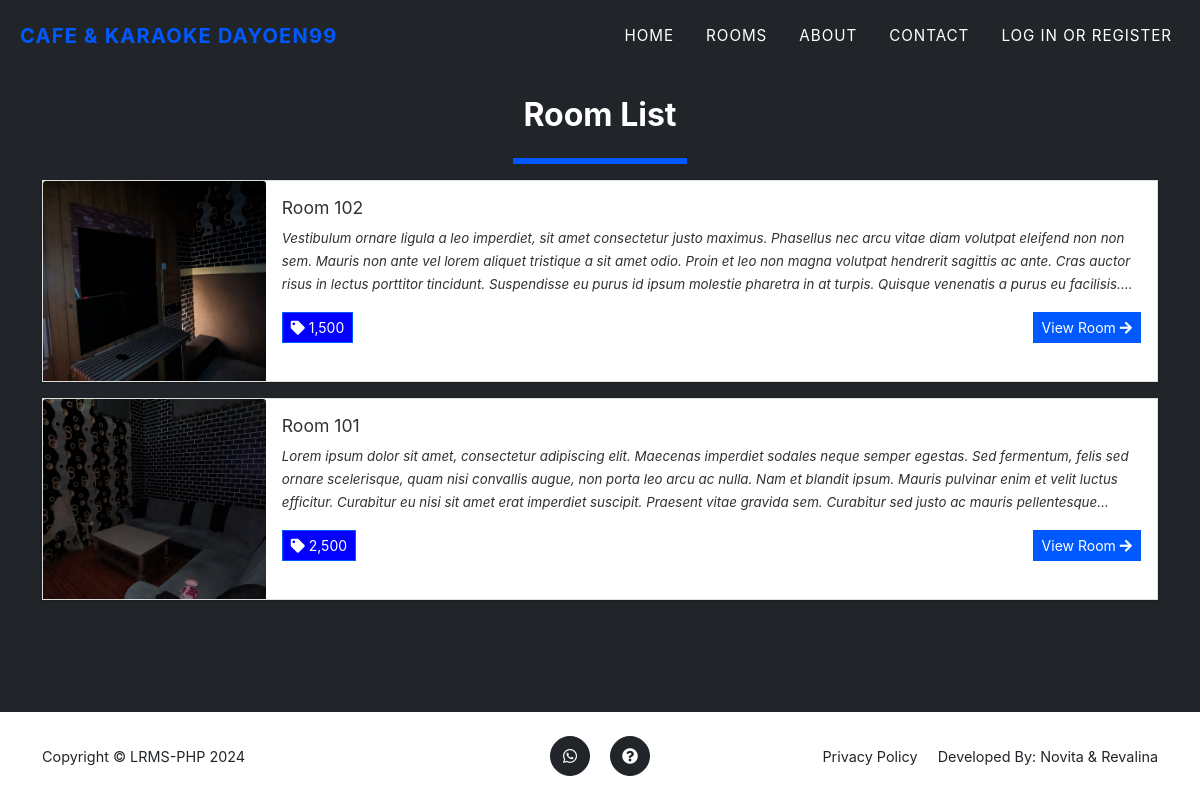
Page /?page=rooms on the earlier database version.
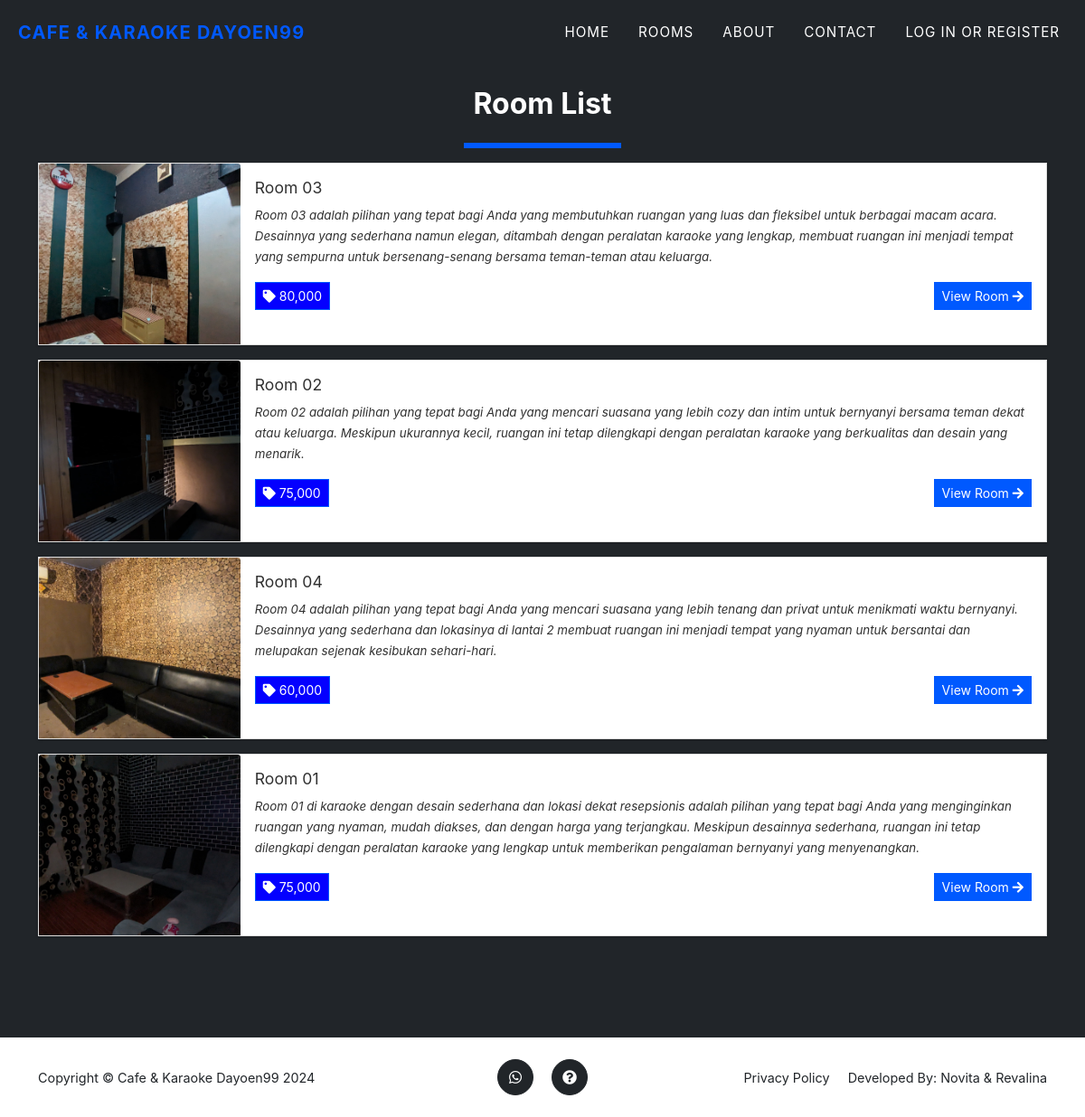
Same page on the later database version.
### tables this page shows
CREATE TABLE `room_list` (
  `id` int(30) NOT NULL,
  `room` text NOT NULL,
  `description` text NOT NULL,
  `price` float NOT NULL,
  `status` tinyint(1) NOT NULL COMMENT '1 = Available, 2 = Unavailable',
  `upload_path` text DEFAULT NULL,
  `date_created` datetime NOT NULL DEFAULT current_timestamp(),
  `date_updated` datetime DEFAULT NULL ON UPDATE current_timestamp()
);

### config.php (called while the page is built, shortened)
<?php
require_once('classes/DBConnection.php');
require_once('classes/SystemSettings.php');
function validate_image($file){
	if(!empty($file)){
		if(is_file(base_app.$file)){
			return base_url.$file;
		}else{
			return base_url.'dist/img/no-image-available.png';
		}
	}else{
		return base_url.'dist/img/no-image-available.png';
	}
}
?>

### classes/DBConnection.php (called while the page is built, shortened)
<?php
class DBConnection{
    private $host = DB_SERVER;
    private $username = DB_USERNAME;
    private $password = DB_PASSWORD;
    private $database = DB_NAME;
    public $conn;
    public function __construct(){
        if (!isset($this->conn)) {
            $this->conn = new mysqli($this->host, $this->username, $this->password, $this->database);
        }
    }
}
?>

### classes/SystemSettings.php (called while the page is built, shortened)
<?php
class SystemSettings extends DBConnection{
	function info($field=''){
		if(!empty($field)){
			if(isset($_SESSION['system_info'][$field]))
				return $_SESSION['system_info'][$field];
			else
				return false;
		}else{
			return false;
		}
	}
}
$_settings = new SystemSettings();
?>

### rooms.php (the view)
<section class="page-section bg-dark" id="home">
	<div class="container">
		<h2 class="text-center">Room List</h2>
	<div class="d-flex w-100 justify-content-center">
		<hr class="border-warning" style="border:3px solid" width="15%">
	</div>
	<div class="w-100">
		<?php
		$room = $conn->query("SELECT * FROM `room_list` order by rand() ");
			while($row = $room->fetch_assoc() ):
				$cover='';
				if(is_dir(base_app.'uploads/room_'.$row['id'])){
					$img = scandir(base_app.'uploads/room_'.$row['id']);
					$k = array_search('.',$img);
					if($k !== false)
						unset($img[$k]);
					$k = array_search('..',$img);
					if($k !== false)
						unset($img[$k]);
					$cover = isset($img[2]) ? 'uploads/room_'.$row['id'].'/'.$img[2] : "";
				}
				$row['description'] = strip_tags(stripslashes(html_entity_decode($row['description'])));
		?>
			<div class="card d-flex w-100 rounded-0 mb-3 package-item">
				<img class="card-img-top" src="<?php echo validate_image($cover) ?>" alt="<?php echo $row['room'] ?>" height="200rem" style="object-fit:cover">
				<div class="card-body">
				<h5 class="card-title truncate-1"><?php echo $row['room'] ?></h5>
				<p class="card-text truncate"><?php echo $row['description'] ?></p>
				<div class="w-100 d-flex justify-content-between">
					<span class="rounded-0 btn btn-flat btn-sm btn-primary"><i class="fa fa-tag"></i> <?php echo number_format($row['price']) ?></span>
					<a href="./?page=view_room&id=<?php echo md5($row['id']) ?>" class="btn btn-sm btn-flat btn-warning">View Room <i class="fa fa-arrow-right"></i></a>
				</div>
				</div>
			</div>
		<?php endwhile; ?>
	</div>
	</div>
</section>

### index.php (shortened to what this page needs)
<!DOCTYPE html>
<html lang="en" class="" style="height: auto;">
<?php require_once('config.php'); ?>
 <?php require_once('inc/header.php') ?>
  <body class="hold-transition layout-top-nav" >
     <?php $page = isset($_GET['page']) ? $_GET['page'] : 'portal';  ?>
     <?php require_once('inc/topBarNav.php') ?>
     <?php
        if(!file_exists($page.".php") && !is_dir($page)){
            include '404.html';
        }else{
          if(is_dir($page))
            include $page.'/index.php';
          else
            include $page.'.php';
        }
      ?>
      <?php require_once('inc/footer.php') ?>
  </body>
</html>

### inc/header.php (shortened to what this page needs)
<head>
    <link rel="stylesheet" href="<?php echo base_url ?>plugins/fontawesome-free/css/all.min.css">
    <link rel="stylesheet" href="<?php echo base_url ?>plugins/tempusdominus-bootstrap-4/css/tempusdominus-bootstrap-4.min.css">
  <link rel="stylesheet" href="<?php echo base_url ?>plugins/datatables-bs4/css/dataTables.bootstrap4.min.css">
  <link rel="stylesheet" href="<?php echo base_url ?>plugins/datatables-responsive/css/responsive.bootstrap4.min.css">
  <link rel="stylesheet" href="<?php echo base_url ?>plugins/datatables-buttons/css/buttons.bootstrap4.min.css">
  <link rel="stylesheet" href="<?php echo base_url ?>plugins/select2/css/select2.min.css">
  <link rel="stylesheet" href="<?php echo base_url ?>plugins/select2-bootstrap4-theme/select2-bootstrap4.min.css">
    <link rel="stylesheet" href="<?php echo base_url ?>plugins/icheck-bootstrap/icheck-bootstrap.min.css">
    <link rel="stylesheet" href="<?php echo base_url ?>plugins/jqvmap/jqvmap.min.css">
    <link rel="stylesheet" href="<?php echo base_url ?>dist/css/adminlte.css">
    <link rel="stylesheet" href="<?php echo base_url ?>dist/css/custom.css">
    <link rel="stylesheet" href="<?php echo base_url ?>assets/css/styles.css">
    <link rel="stylesheet" href="<?php echo base_url ?>plugins/overlayScrollbars/css/OverlayScrollbars.min.css">
    <link rel="stylesheet" href="<?php echo base_url ?>plugins/daterangepicker/daterangepicker.css">
    <link rel="stylesheet" href="<?php echo base_url ?>plugins/summernote/summernote-bs4.min.css">
  <link rel="stylesheet" href="<?php echo base_url ?>plugins/sweetalert2-theme-bootstrap-4/bootstrap-4.min.css">
  </head>

### inc/topBarNav.php (shortened to what this page needs)
<nav class="navbar navbar-expand-lg navbar-dark fixed-top navbar-shrink" id="mainNav">
           <div class="container-fluid">
               <a class="navbar-brand" href="#page-top"><span class="text-primary"> Cafe & Karaoke Dayoen99</span></a>
               <div class="collapse navbar-collapse" id="navbarResponsive">
                   <ul class="navbar-nav text-uppercase ms-auto py-4 py-lg-0">
                       <li class="nav-item"><a class="nav-link" href="<?php echo $page !='home' ? './':''  ?>">Home</a></li>
                       <li class="nav-item"><a class="nav-link" href="./?page=rooms">Rooms</a></li>
                       <li class="nav-item"><a class="nav-link" href="<?php echo $page !='home' ? './':''  ?>#about">About</a></li>
                       <li class="nav-item"><a class="nav-link" href="<?php echo $page !='home' ? './':''  ?>#contact">Contact</a></li>
                       <?php if(isset($_SESSION['userdata'])): ?>
                         <li class="nav-item"><a class="nav-link" href="./?page=my_account"><i class="fa fa-user"></i> Hi, <?php  echo $_settings->userdata('firstname') ?>!</a></li>
                         <li class="nav-item"><a class="nav-link" href="logout.php"><i class="fa fa-sign-out-alt"></i></a></li>
                       <?php else: ?>
                         <li class="nav-item"><a class="nav-link" href="javascript:void(0)" id="login_btn">Log In or Register</a></li>
                       <?php endif; ?>
                   </ul>
               </div>
           </div>
       </nav>

### inc/footer.php (shortened to what this page needs)
<footer class="footer py-4">
	<div class="container">
		<div class="row align-items-center">
			<div class="col-lg-4 text-lg-start">Copyright &copy; <?php echo $_settings->info('short_name') ?> 2024</div>
			<div class="col-lg-4 my-3 my-lg-0">
				<a class="btn btn-dark btn-social mx-2" href="https://wa.me/+628988077531"><i class="fab fa-whatsapp"></i></a>
				<a class="btn btn-dark btn-social mx-2" href="javascript:void(0)" id ="p_user"><i class="fa fa-question-circle"></i></a>
			</div>
			<div class="col-lg-4 text-lg-end">
				<a class="link-dark text-decoration-none me-3" href="javascript:void(0)" id="p_use">Privacy Policy</a>
        <span>Developed By: Novita & Revalina<a href=""></a></span>
			</div>
		</div>
	</div>
</footer>

Differences in the rows shown:
added room_list: shows a picture, room "Room 03", description "Room 03 adalah pilihan yang tepat bagi Anda yang membutuhkan ruangan yang luas dan fleksibel untuk berbagai macam acara. Desainnya yang sederhana namun elegan, ditambah dengan peralatan karaoke yang lengkap, membuat ruangan ini menjadi tempat yang sempurna untuk bersenang-senang bersama teman-teman atau keluarga.", price "80,000"
changed room_list: room "Room 102" → "Room 02"; description "Vestibulum ornare ligula a leo imperdiet, sit amet consectetur justo maximus. Phasellus nec arcu vitae diam volutpat eleifend non non sem. Mauris non ante vel lorem aliquet tristique a sit amet odio. Proin et leo non magna volutpat hendrerit sagittis ac ante. Cras auctor risus in lectus porttitor tincidunt. Suspendisse eu purus id ipsum molestie pharetra in at turpis. Quisque venenatis a purus eu…" → "Room 02 adalah pilihan yang tepat bagi Anda yang mencari suasana yang lebih cozy dan intim untuk bernyanyi bersama teman dekat atau keluarga. Meskipun ukurannya kecil, ruangan ini tetap dilengkapi dengan peralatan karaoke yang berkualitas dan desain yang menarik."; price "1,500" → "75,000"
added room_list: shows a picture, room "Room 04", description "Room 04 adalah pilihan yang tepat bagi Anda yang mencari suasana yang lebih tenang dan privat untuk menikmati waktu bernyanyi. Desainnya yang sederhana dan lokasinya di lantai 2 membuat ruangan ini menjadi tempat yang nyaman untuk bersantai dan melupakan sejenak kesibukan sehari-hari.", price "60,000"
changed room_list: room "Room 101" → "Room 01"; description "Lorem ipsum dolor sit amet, consectetur adipiscing elit. Maecenas imperdiet sodales neque semper egestas. Sed fermentum, felis sed ornare scelerisque, quam nisi convallis augue, non porta leo arcu ac nulla. Nam et blandit ipsum. Mauris pulvinar enim et velit luctus efficitur. Curabitur eu nisi sit amet erat imperdiet suscipit. Praesent vitae gravida sem. Curabitur sed justo ac mauris…" → "Room 01 di karaoke dengan desain sederhana dan lokasi dekat resepsionis adalah pilihan yang tepat bagi Anda yang menginginkan ruangan yang nyaman, mudah diakses, dan dengan harga yang terjangkau. Meskipun desainnya sederhana, ruangan ini tetap dilengkapi dengan peralatan karaoke yang lengkap untuk memberikan pengalaman bernyanyi yang menyenangkan."; price "2,500" → "75,000"
Other differences:
$_settings->info('short_name'): "LRMS-PHP" → "Cafe & Karaoke Dayoen99"
